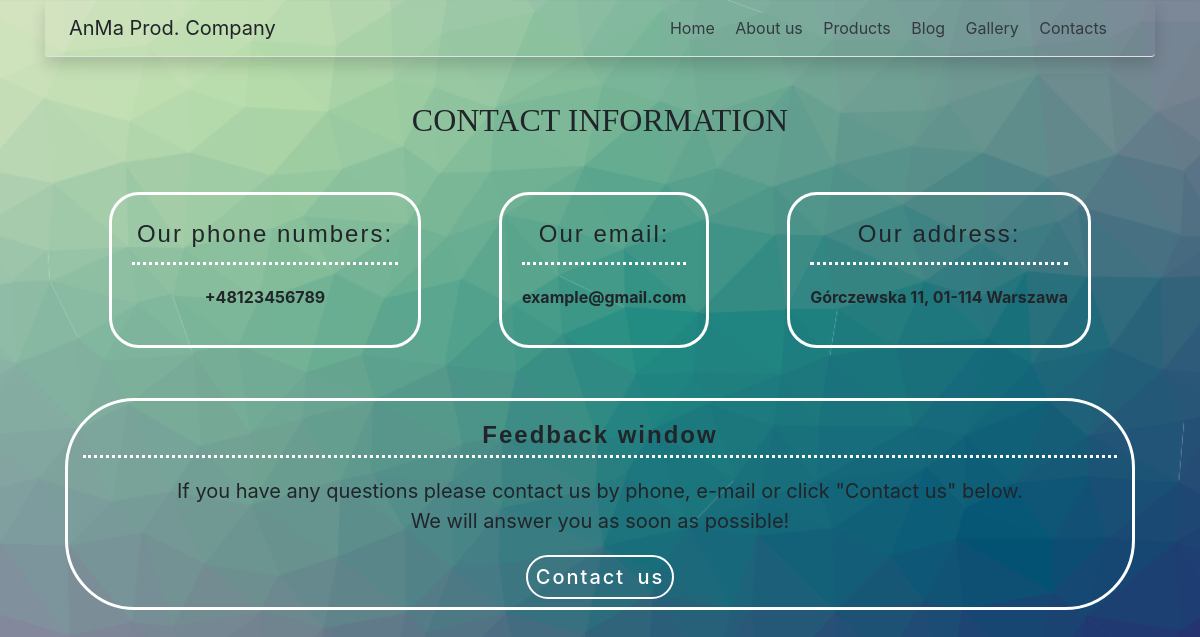
/contacts/, run on the app's committed database.
### contacts/models.py (models this page shows, shortened)
class Phone(models.Model):
	phone = models.CharField('telephon', max_length=15)
	class Meta:
		verbose_name = 'Телефон'
		verbose_name_plural = 'Телефоны'

class Mail(models.Model):
	mail = models.CharField('mail', max_length=30)
	class Meta:
		verbose_name = 'Мейл'
		verbose_name_plural = 'Мейлы'

class Address(models.Model):
	address = models.CharField('address', max_length=100)
	class Meta:
		verbose_name = 'Адресс'
		verbose_name_plural = 'Адресса'

### contacts/views.py (the view)
# urls.py: path('', views.search, name='contacts-search'),
def search(request):
	tel = Phone.objects.all()
	email = Mail.objects.all()
	adrs = Address.objects.all()
	return render(request, 'contacts/contacts.html', {'tel':tel, 'email':email, 'adrs':adrs})

### contacts/templates/contacts/contacts.html (shortened to what this page needs)
{% extends 'base.html' %}
{% load static %}
{% block content %}
  <div class='contacts-main'><h2>Contact Information</h2></div>
  <div class='contacts'>
    <div class='contacts-body'>
      <div class='contacts-header'><h4>Our phone numbers:</h4></div>
      <div class='contacts-info'>
          {% if tel %}
            {% for a in tel %}
              <p>{{a.phone}}<br></p>
            {% endfor %}
          {% else %}
            No information
          {% endif %}
      </div>
    </div>
    <div class='contacts-body'>
      <div class='contacts-header'><h4>Our email:</h4></div>
      <div class='contacts-info'>
          {% if email %}
            {% for a in email %}
              <p>{{a.mail}}<br></p>
            {% endfor %}
          {% else %}
            No information
          {% endif %}
      </div>
    </div>
    <div class='contacts-body'>
      <div class='contacts-header'><h4>Our address:</h4></div>
      <div class='contacts-info'>
          {% if adrs %}
            {% for a in adrs %}
              <p>{{a.address}}</p>
            {% endfor %}
          {% else %}
            No information
          {% endif %}
      </div>
    </div>
  </div>
  <div class="feedback">
    <h4 class="feedback-header">Feedback window</h4>
    <p class="feedback-body">If you have any questions please contact us by phone, e-mail or click "Contact us" below. <br> We will answer you as soon as possible!</p>
    <a href="#" class="feedback-btn">Contact us</a>
  </div>
{% endblock %}

### static/css/styles.css (style rules this page uses)
body { background-image: url('/static/img/fon.png'); background-size: cover; }
.contacts-main { margin: 10px; padding: 20px; font-family: serif; text-align: center; text-transform: uppercase; }
.contacts { display: flex; justify-content: space-around; margin: 15px; padding: 10px; }
.contacts-body { padding: 20px; border-style: solid; border-radius: 30px; border-color: white; }
.contacts-header { font-family: sans-serif; text-align: center; letter-spacing: 2px; padding: 5px; border-bottom: dotted white; }
.contacts-info { text-align: center; font-weight: bold; padding-top: 20px; }
.feedback { margin: 40px 20px; padding: 15px; border: 3px solid white; border-radius: 70px; text-align: center; }
.feedback-header { padding: 5px; font-family: sans-serif; font-weight: bold; letter-spacing: 2px; border-bottom: dotted white; }
.feedback-body { padding: 10px; font-size: 20px; }
.feedback-btn { color: white; font-size: 20px; letter-spacing: 2px; word-spacing: 5px; font-weight: 500; padding: 8px; border: 2px solid; border-radius: 50px; cursor: pointer; transition: 1.5s; }

### data on the page
Phone: phone "+48123456789"
Mail: mail "example@gmail.com"
Address: address "Górczewska 11, 01-114 Warszawa"
